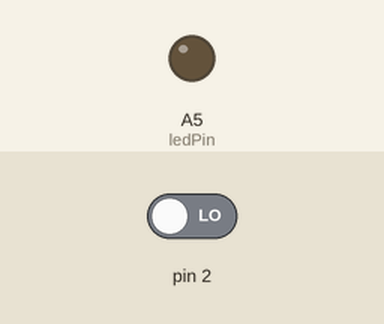
The sketch below on a simulated Arduino Uno, built with avr-gcc and run on an emulated ATmega328P. Parts: output pins drawn as LEDs (lit = HIGH). Inputs (shaded band) come from the test bench; at power-on: pin 2 LOW.

Above: at 1.2 s.
1.3 s: pin 2 driven HIGH
At 2.4 s:
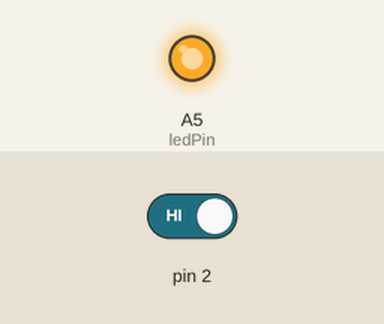
2.8 s: pin 2 driven LOW
At 3.6 s:
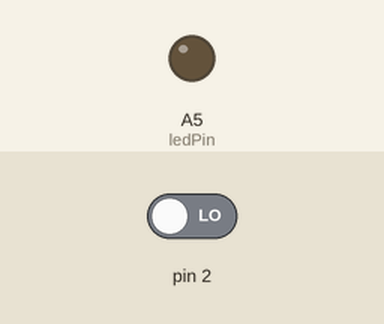
Timing chart, 0 to 5.8 s (numbered marks = the images above; inputs shaded):
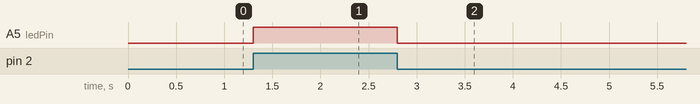

Measured:
- after the input at 1.3 s, A5 (ledPin): LOW → HIGH at once
- after the input at 2.8 s, A5 (ledPin): HIGH → LOW at once

The sketch:

interrupt.ino
```cpp
int ptPin = 0;
int ledPin = A5;

volatile int state = LOW;

void setup()
{
  pinMode(ledPin, OUTPUT);
  attachInterrupt(ptPin, stateChange, CHANGE);
}

void loop()
{
}

void stateChange()
{
  state = !state;
  digitalWrite(ledPin, state);
}
```
